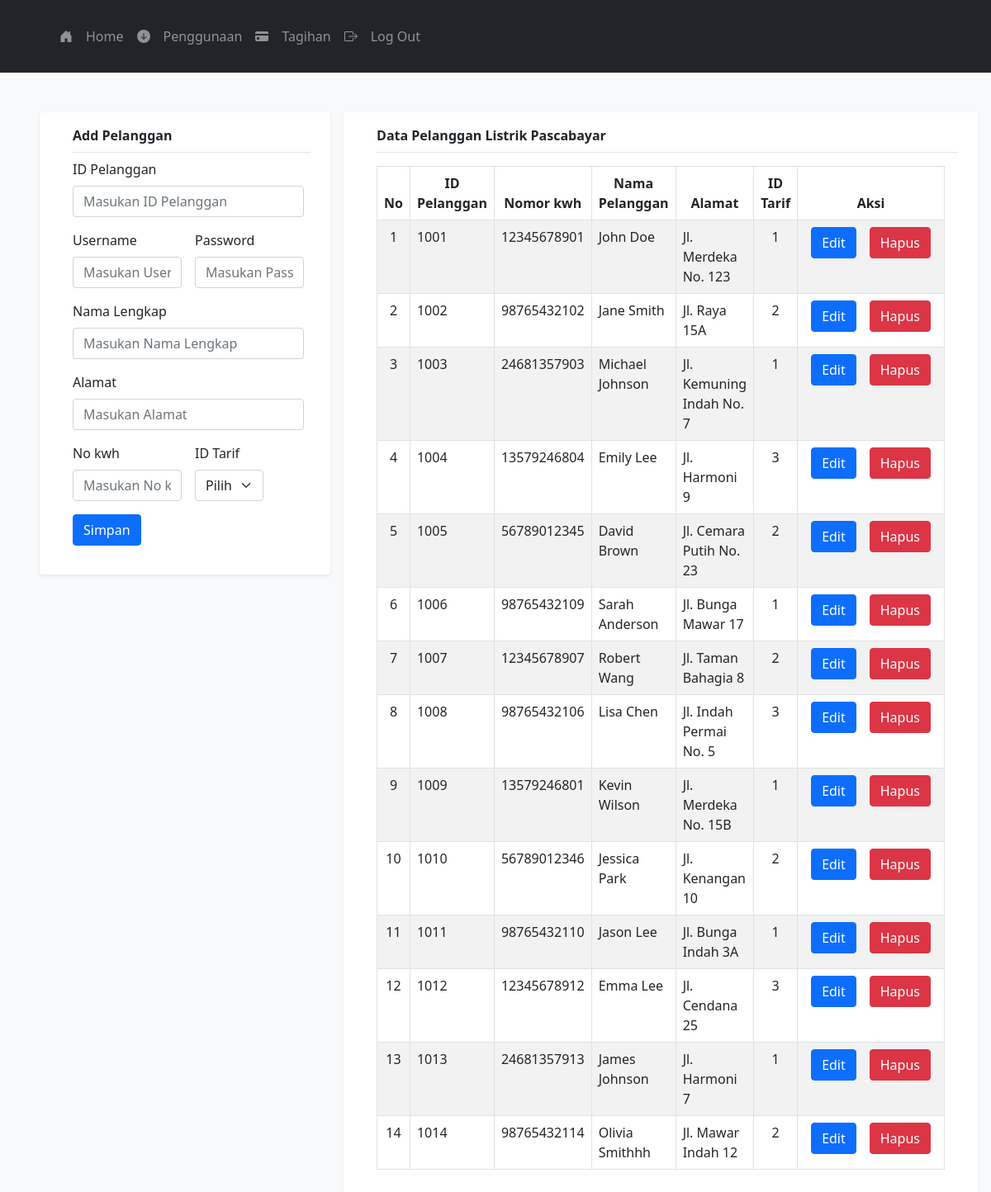
Screenshot of /admin/data_pelanggan.php (signed in) with the database file from the repository.
### tables this page shows
CREATE TABLE `pelanggan` (
  `id_pelanggan` int(11) NOT NULL,
  `username` varchar(255) NOT NULL,
  `password` varchar(255) NOT NULL,
  `nomor_kwh` varchar(255) NOT NULL,
  `nama_pelanggan` varchar(255) NOT NULL,
  `alamat` varchar(255) NOT NULL,
  `id_tarif` int(11) NOT NULL
);

### admin/data_pelanggan.php (the view, shortened to what this page needs)
<!DOCTYPE html>
<html lang="en">
<head>
    <link href="https://cdn.jsdelivr.net/npm/bootstrap@5.3.0-alpha2/dist/css/bootstrap.min.css"
            rel="stylesheet">
    <link href="https://cdn.jsdelivr.net/npm/bootstrap@5.3.0-alpha2/dist/css/bootstrap.min.css"
            rel="stylesheet">
    <link href="/css/bootstrap.min.css" rel="stylesheet">
</head>
<body class="bg-light">
    <?php
        include '../fragments/navbar_admin.php';
    ?>
    <div class="d-flex flex-direction-nav">
    <div class="container ms-5 mt-5 shadow-sm bg-body rounded" style="width: 40rem; height: 35rem;">
    <div class="pt-3 ms-3 mb-2 fw-bold pb-2" style="border-bottom: 1px solid #e5e5e5;">Add Pelanggan</div>
        <form class="row g-3 ps-3 pe-2 pb-5" action="add_data_pelanggan_action.php" method="POST">
            <div class="col-12">
                <label for="inputAddress" class="form-label">ID Pelanggan</label>
                <input type="text" class="form-control" id="id_pelanggan" name="id_pelanggan" placeholder="Masukan ID Pelanggan" required>
            </div>
            <div class="col-md-6">
                <label for="inputEmail4" class="form-label">Username</label>
                <input type="text" class="form-control" id="username" name="username" placeholder="Masukan Username" required>
            </div>
            <div class="col-md-6">
                <label for="inputPassword4" class="form-label">Password</label>
                <input type="password" class="form-control" id="password" name="password" placeholder="Masukan Password" required>
            </div>
            <div class="col-12">
                <label for="inputAddress" class="form-label">Nama Lengkap</label>
                <input type="text" class="form-control" id="nama_pelanggan" name="nama_pelanggan" placeholder="Masukan Nama Lengkap" required>
            </div>
            <div class="col-12">
                <label for="inputNama" class="form-label">Alamat</label>
                <input type="text" class="form-control" id="alamat" name="alamat" placeholder="Masukan Alamat" required>
            </div>
            <div class="col-md-6">
                <label for="inputCity" class="form-label">No kwh</label>
                <input type="text" class="form-control" id="nomor_kwh" name="nomor_kwh" placeholder="Masukan No kwh" required>
            </div>
            <div class="col-md-4">
                <label for="inputIdTarif" class="form-label">ID Tarif</label>
                <select id="id_tarif" name="id_tarif" class="form-select">
                    <option selected>Pilih</option>
                </select>
            </div>
            <div class="col-12">
                <button type="submit" class="btn btn-primary">Simpan</button>
            </div>
        </form>
    </div>
    <div class="container shadow-sm me-3 mt-5 ms-3 bg-body rounded">
    <div class="pt-3 ms-3 mb-2 fw-bold pb-2" style="border-bottom: 1px solid #e5e5e5;">Data Pelanggan Listrik Pascabayar</div>
    <div class="d-flex justify-content-center pt-2 pb-5 ps-3 pe-3">
    <table class="table table-bordered table-striped">
        <thead class="text-center">
            <th styles="width:20%"> No </th>
            <th styles="width:20%"> ID Pelanggan </th>
            <th styles="width:20%"> Nomor kwh </th>
            <th styles="width:10%"> Nama Pelanggan </th>
            <th styles="width:10%"> Alamat </th>
            <th styles="width:10%"> ID Tarif </th>
            <th styles="width:10%"> Aksi </th>
        </thead>
        <tbody>
            <?php
                require '../config/koneksi.php';
                try{
                    $stmt = $pdo->query("SELECT * FROM pelanggan");
                    $i = 1;
                    while ($row3 = $stmt->fetch()){
                    echo"<tr>
                        <td class='text-center'>$i</td>
                        <td>".$row3["id_pelanggan"]."</td>
                        <td>".$row3["nomor_kwh"]."</td>
                        <td>".$row3["nama_pelanggan"]."</td>
                        <td>".$row3["alamat"]."</td>
                        <td class='text-center'>".$row3["id_tarif"]."</td>
                        <td>
                            <div class='d-flex justify-content-center'>
                                <a  id='update' href='edit_pelanggan.php?id_pelanggan=".$row3["id_pelanggan"]."' class='btn btn-primary mx-2'>Edit</a>
                                <a id='delete' href='delete_pelanggan.php?id_pelanggan=".$row3["id_pelanggan"]."' class='btn btn-danger mx-2'>Hapus</a>
                            </div>
                        </td>
                    </tr>
                    "; $i++;}
                } catch(PDOException $e){
                    exit("PDO Error: ".$e->getMessage()."<br>");
                }
            ?>
        </tbody>
    </table>
    </div>
    </div>
    </div>
</body>
</html>

### fragments/navbar_admin.php (shortened to what this page needs)
<!DOCTYPE html>
<html lang="en">
<head>
</head>
<body>
    <div class="navbar navbar-expand-lg bg-dark">
        <div class="container-fluid">
            <header class="d-flex justify-content-between py-3 px-5">
                <div>
                <ul class="nav nav-pills">
                    <li class="nav-item d-inline-flex align-items-center">
                        <a href="data_pelanggan.php" class="nav-link text-white-50" aria-current="page">Home</a>
                    </li>
                    <li class="nav-item d-inline-flex align-items-center">
                        <a href="daftar_penggunaan.php" class="nav-link text-white-50">Penggunaan</a>
                    </li>
                    <li class="nav-item d-inline-flex align-items-center">
                        <svg xmlns="http://www.w3.org/2000/svg" width="16" height="16" fill="rgba(255,255,255, .5)" class="bi bi-credit-card-fill" viewBox="0 0 16 16">
                            <path d="M0 4a2 2 0 0 1 2-2h12a2 2 0 0 1 2 2v1H0V4zm0 3v5a2 2 0 0 0 2 2h12a2 2 0 0 0 2-2V7H0zm3 2h1a1 1 0 0 1 1 1v1a1 1 0 0 1-1 1H3a1 1 0 0 1-1-1v-1a1 1 0 0 1 1-1z"/>
                        </svg>
                        <a href="daftar_tagihan.php" class="nav-link text-white-50">Tagihan</a>
                    </li>
                </ul>
                </div>
                <div>
                <ul class="nav nav-pills d-inline-flex align-items-center">
                    <li class="nav-item"><a href="../index.php" class="nav-link text-white-50">Log Out</a></li>
                </ul>
                </div>
            </header>
        </div>
    </div>
</body>
</html>

### rows the page displays
pelanggan: id_pelanggan "1001", nomor_kwh "12345678901", nama_pelanggan "John Doe", alamat "Jl. Merdeka No. 123", id_tarif "1"
pelanggan: id_pelanggan "1002", nomor_kwh "98765432102", nama_pelanggan "Jane Smith", alamat "Jl. Raya 15A", id_tarif "2"
pelanggan: id_pelanggan "1003", nomor_kwh "24681357903", nama_pelanggan "Michael Johnson", alamat "Jl. Kemuning Indah No. 7", id_tarif "1"
pelanggan: id_pelanggan "1004", nomor_kwh "13579246804", nama_pelanggan "Emily Lee", alamat "Jl. Harmoni 9", id_tarif "3"
pelanggan: id_pelanggan "1005", nomor_kwh "56789012345", nama_pelanggan "David Brown", alamat "Jl. Cemara Putih No. 23", id_tarif "2"
pelanggan: id_pelanggan "1006", nomor_kwh "98765432109", nama_pelanggan "Sarah Anderson", alamat "Jl. Bunga Mawar 17", id_tarif "1"
pelanggan: id_pelanggan "1007", nomor_kwh "12345678907", nama_pelanggan "Robert Wang", alamat "Jl. Taman Bahagia 8", id_tarif "2"
pelanggan: id_pelanggan "1008", nomor_kwh "98765432106", nama_pelanggan "Lisa Chen", alamat "Jl. Indah Permai No. 5", id_tarif "3"
pelanggan: id_pelanggan "1009", nomor_kwh "13579246801", nama_pelanggan "Kevin Wilson", alamat "Jl. Merdeka No. 15B", id_tarif "1"
pelanggan: id_pelanggan "1010", nomor_kwh "56789012346", nama_pelanggan "Jessica Park", alamat "Jl. Kenangan 10", id_tarif "2"
pelanggan: id_pelanggan "1011", nomor_kwh "98765432110", nama_pelanggan "Jason Lee", alamat "Jl. Bunga Indah 3A", id_tarif "1"
pelanggan: id_pelanggan "1012", nomor_kwh "12345678912", nama_pelanggan "Emma Lee", alamat "Jl. Cendana 25", id_tarif "3"
pelanggan: id_pelanggan "1013", nomor_kwh "24681357913", nama_pelanggan "James Johnson", alamat "Jl. Harmoni 7", id_tarif "1"
pelanggan: id_pelanggan "1014", nomor_kwh "98765432114", nama_pelanggan "Olivia Smithhh", alamat "Jl. Mawar Indah 12", id_tarif "2"
